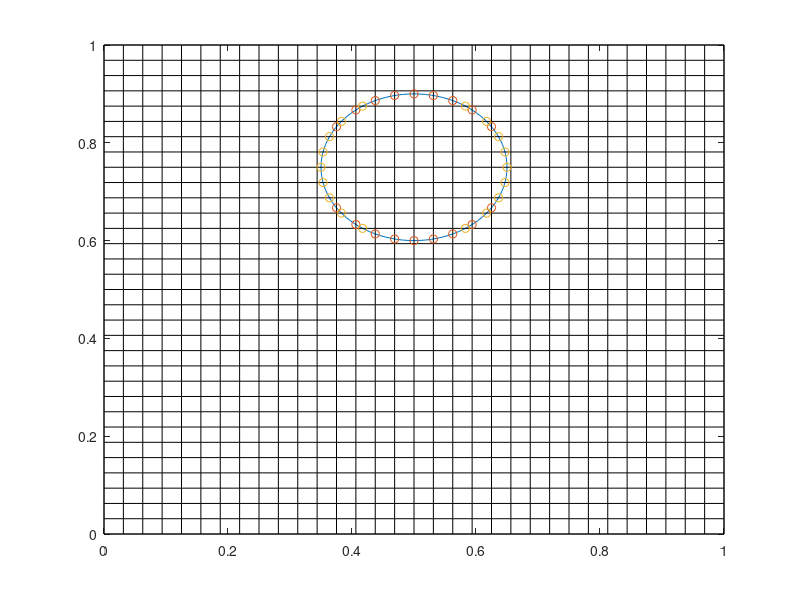

This figure's MATLAB source: (Note: this script raises an error after producing the figure.)
clear 
clc

% -------------------------------------------------------------------------
% Interface tracking test
% -------------------------------------------------------------------------



Nx =33;
Ny = 33;
x = linspace(0,1,Nx);
y = linspace(0,1,Ny);
h = y(3) - y(2);
[X,Y] = meshgrid(x,y);

%% circle stuff
cir_dis = 0:pi/50:2*pi; %decrease step size for more exact circle
xcir = 0.15 * cos(cir_dis) + 0.5;
ycir = 0.15 * sin(cir_dis) + 0.75;
plot(xcir,ycir)
hold on
for i = 1:Nx
    plot(ones(1,length(x))*x(i),y,'k','Linewidth',0.25)
    plot(x,ones(1,length(y))*y(i),'k','Linewidth',0.25)
end

x_pos = 0.5;
y_pos = 0.75;
r = 0.15;

j=1;
for i = 1:length(x)
    if x(i) > x_pos-r && x(i) < x_pos+r
        cir_xloc_x(j) = x(i);
        xnode(j) = i;
        j=j+1;
    end
end

cir_xloc_y1 = -(-((cir_xloc_x-x_pos).^2 - r^2)).^(1/2) + y_pos;
cir_xloc_y2 = (-((cir_xloc_x-x_pos).^2 - r^2)).^(1/2) + y_pos;
cir_xloc_y = [cir_xloc_y1,cir_xloc_y2];
cir_xloc_x = [cir_xloc_x,cir_xloc_x];
% xnode = [xnode];

for i=1:length(xnode)
    for j=1:length(x)-1
    if y(j) < cir_xloc_y1(i) && y(j+1) > cir_xloc_y1(i)
    ynodefromx1(i) = j;
    end
    if y(j) < cir_xloc_y2(i) && y(j+1) > cir_xloc_y2(i)
    ynodefromx2(i) = j;
    end
    end
end

j=1;
for i = 1:length(y)
    if y(i) > y_pos-r && y(i) < y_pos+r
        cir_yloc_y(j) = y(i);
        ynode(j) = i;
        j=j+1;
    end
end

cir_yloc_x2 = (-((cir_yloc_y-y_pos).^2 - r^2)).^(1/2) + x_pos;
cir_yloc_x1 = -(-((cir_yloc_y-y_pos).^2 - r^2)).^(1/2) + x_pos;
cir_yloc_x = [cir_yloc_x1,cir_yloc_x2];
cir_yloc_y = [cir_yloc_y,cir_yloc_y];
% ynode = [ynode,ynode];

for i=1:length(ynode)
    for j=1:length(y)-1
    if x(j) < cir_yloc_x1(i) && x(j+1) > cir_yloc_x1(i)
    xnodefromy1(i) = j;
    end
    if x(j) < cir_yloc_x2(i) && x(j+1) > cir_yloc_x2(i)
    xnodefromy2(i) = j;
    end
    end
end

plot(cir_xloc_x,cir_xloc_y,'o')
plot(cir_yloc_x,cir_yloc_y,'o')

C = CFDsemiTrapzoid(cir_xloc_x,cir_yloc_y,cir_yloc_x, ...
    cir_xloc_y,cir_xloc_y1, cir_xloc_y2, cir_yloc_x1,cir_yloc_x2,...
    ynodefromx1, ynodefromx2, xnodefromy1, xnodefromy2, xnode, ynode,...
    h,r,x,y);

%i_xy - xvalues from y
%cir_yloc_x1 is the left side
% bottom left
isdoubletri = false;
for i_xy=1:length(cir_yloc_x1)
    
    for i_xx=1:length(cir_xloc_y2)-1 %was cir_xloc_x,too long
    
        if cir_yloc_x1(i_xy) > cir_xloc_x(i_xx) && ...
                cir_yloc_x1(i_xy) < cir_xloc_x(i_xx+1)
            
             isdoubletri = true;
             i_xxhold = i_xx;
        end 
    end
    if isdoubletri == true
        % small tri, on 'right'
    linear_distance = ((cir_yloc_x1(i_xy)- cir_xloc_x(i_xxhold+1))^2 +...
        (cir_yloc_y(i_xy)- cir_xloc_y1(i_xxhold+1))^2)^(1/2);
    angle = 2 * asin(linear_distance/2 / r);
    area_sector = angle/(2*pi) * pi*r^2;
    area_triangle = linear_distance/2 * r*cos(angle);
    area_sliver = area_sector-area_triangle;
    area_tri = abs( x(xnodefromy1(i_xy)+1) - cir_yloc_x1(i_xy))/2 * abs( y(ynodefromx1(i_xxhold))...
                - cir_xloc_y1(i_xxhold+1));
    area = area_tri + area_sliver;
    C(xnodefromy1(i_xy),ynode(i_xy)-1) = area/h^2;
    
    
        % cut rect, one the 'left'
    linear_distance = ((cir_yloc_x1(i_xy)- cir_xloc_x(i_xxhold))^2 +...
        (cir_yloc_y(i_xy)- cir_xloc_y1(i_xxhold))^2)^(1/2);
    angle = 2 * asin(linear_distance/2 / r);
    area_sector = angle/(2*pi) * pi*r^2;
    area_triangle = linear_distance/2 * r*cos(angle);
    area_sliver = area_sector-area_triangle;
    area_tri = abs( x(xnodefromy1(i_xy)) - cir_yloc_x1(i_xy))/2 * abs( y(ynodefromx1(i_xxhold))...
                - cir_xloc_y1(i_xxhold));
    area = h^2 - area_tri + area_sliver;
    C(xnodefromy1(i_xy),ynode(i_xy)) = area/h^2;
    
    % last triangle 'way left'
    diff = cir_xloc_x(1) - cir_yloc_x1;
    diff(diff<0) = 10;
    [m,i_min] = min(diff);
    
    isdoubletri = false;
    else
       isdoubletri = false;   
    end   
end







T = 2;
t = T/2; %this is for book example, deliverable 2 has t = T/pi
PHI = 1/pi .* cos(pi*t/T).*sin(pi.*X).^2 .* sin(pi.*Y).^2;

u = -2.*cos(pi.*t./T).*sin(pi.*X).^2 .* sin(pi.*Y).*cos(pi.*Y);
v = 2.*cos(pi.*t./T).*sin(pi.*Y).^2 .* sin(pi.*X).*cos(pi.*X);

figure
quiver(X,Y,u,v)
% C = (u.^2 + v.^2).^(1/2);
